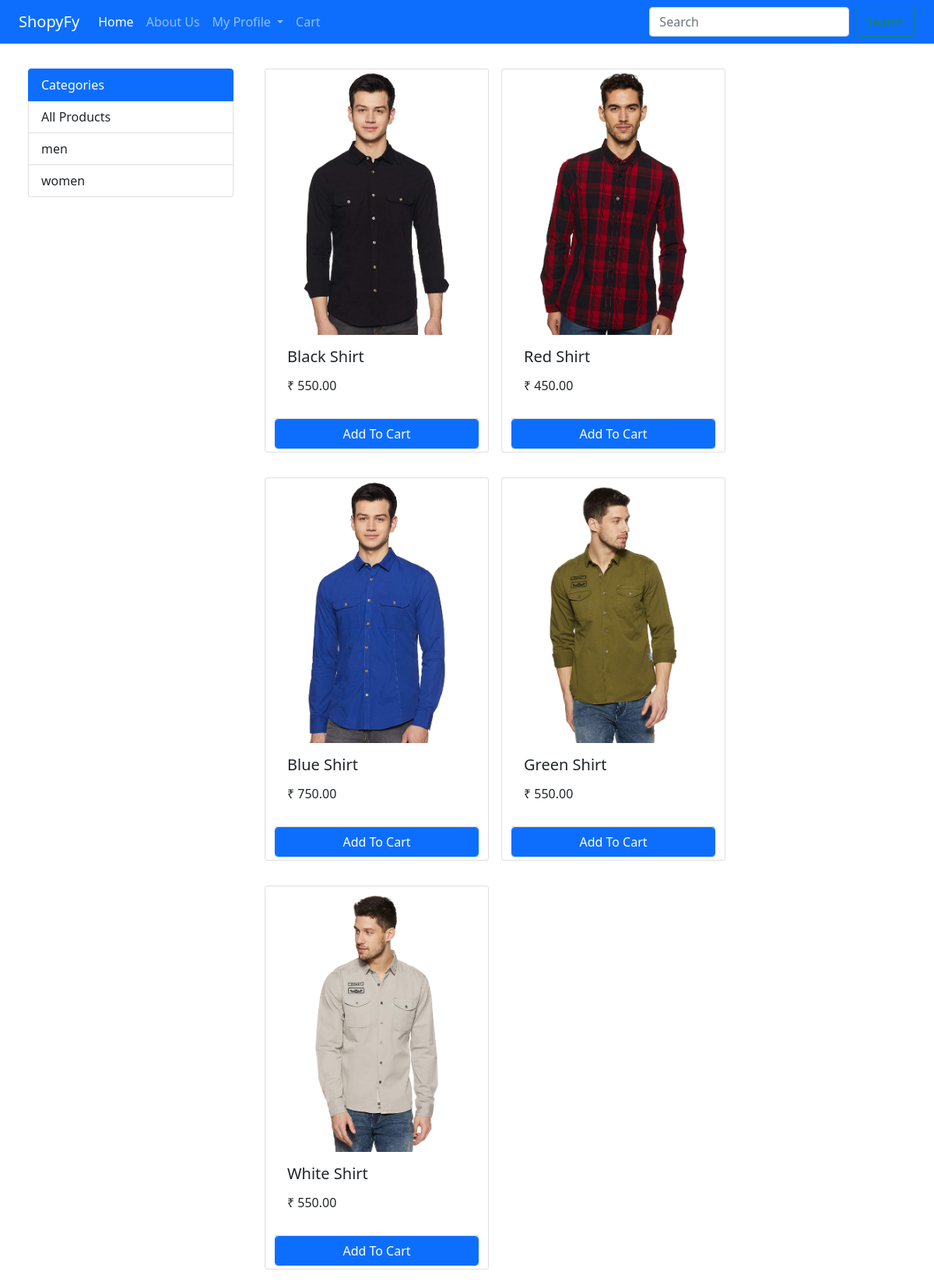
The app's page /Index_page/?category=1 (signed in) with its own data.
### EShop/models.py (models this page shows, shortened)
class Category(models.Model):
    name = models.CharField(max_length=20)
    @staticmethod
    def get_all_categories():
        return Category.objects.all()

class Product(models.Model):
    category = models.ForeignKey(Category, on_delete=models.CASCADE)
    ProductName = models.CharField(max_length=50)
    ProductPrice = models.DecimalField(max_digits=7, decimal_places=2)
    ProductQuantity = models.CharField(max_length=50)
    ProductDescription = models.TextField(max_length=250)
    ProductImage = models.ImageField(upload_to="Upload/Products", height_field=None, width_field=None, max_length=None)
    class Meta:
        db_table = "product"
    @staticmethod
    def get_all_products_by_categoryid(category_id):
        if category_id:
            return Product.objects.filter(category = category_id)
        else:
            return Product.get_all_products()

### EShop/views.py (the view, shortened to what this page needs)
# urls.py: path('Index_page/',Index.as_view(),name='Index_page'),
class Index(View):
    def get(self,request):
        cart = request.session.get('cart')
        if not cart:
            request.session['cart'] = {}
        products = None
        categories = Category.get_all_categories()
        categoryID = request.GET.get('category')
        if categoryID:
            products = Product.get_all_products_by_categoryid(categoryID)
        else:
            products = Product.get_all_products()
        data = {}
        data['products'] = products
        data['categories'] = categories
        if 'email' in request.session:
            return render(request, 'index.html',data)
        else:
            return redirect(Signin_page)

### EShop/templatetags/cart.py (called while the page is built)
@register.filter(name='is_in_cart')
def is_in_cart(product, cart):
    keys = cart.keys()
    for id in keys:
        if int(id)==product.id:
            return True
    return False

### EShop/templates/index.html (shortened to what this page needs)
{% load static %}
{% load cart %}
<!DOCTYPE html>
<html lang="en">
<head>
    <link href="https://cdn.jsdelivr.net/npm/bootstrap@5.3.0-alpha1/dist/css/bootstrap.min.css" rel="stylesheet">
    <link href="https://cdn.jsdelivr.net/npm/bootstrap@5.0.2/dist/css/bootstrap.min.css" rel="stylesheet">
</head>
<body>
    <nav class="navbar navbar-expand-lg navbar-dark bg-primary">
        <div class="container-fluid">
          <a class="navbar-brand" href="#">ShopyFy</a>
          <div class="collapse navbar-collapse" id="navbarSupportedContent">
            <ul class="navbar-nav me-auto mb-2 mb-lg-0">
              <li class="nav-item">
                <a class="nav-link active" aria-current="page" href="{% url 'Index_page' %}">Home</a>
              </li>
              <li class="nav-item">
                <a class="nav-link" href="#">About Us</a>
              </li>
              <li class="nav-item dropdown">
                <a class="nav-link dropdown-toggle" href="profile.html" id="navbarDropdown" role="button" data-bs-toggle="dropdown" aria-expanded="false">
                  My Profile
                </a>
              </li>
              <li class="nav-item">
                <a class="nav-link" href="#">Cart</a>
              </li>
            </ul>
            <form class="d-flex">
              <input class="form-control me-2" type="search" placeholder="Search" aria-label="Search">
              <button class="btn btn-outline-success" type="submit">Search</button>
            </form>
          </div>
        </div>
    </nav>
    <div class="container-fluid mt-3">
      <div class="row mx-auto">
        <div id="categories" class="col-lg-3">
          <div class="list-group mt-3">
            <a href="#" class="list-group-item list-group-item-action active">Categories</a>
            <a href="{% url 'Index_page' %}" class="list-group-item list-group-item-action">All Products</a>
            {% for category in categories %}
            <a href="?category={{category.id}}" class="list-group-item list-group-item-action">{{category.name}}</a>
            {% endfor %}
          </div>
        </div>
        <div id="products" class="col-lg-9 ">
            <div class="row mx-auto ">
              {% for product in products %}
              <div class="card ms-3 mb-3 mt-3 " id="{{product.id}}" style="width: 18rem;">
                <img src="{{product.ProductImage.url}}" class="card-img-top" alt="...">
                <div class="card-body">
                  <h5 class="card-title">{{product.ProductName}}</h5>
                  <p class="card-text"><h6>₹ {{product.ProductPrice}}</h6></p>
                </div>
                <div class="card-footer p-0 no-gutters mb-1">
                  {% if product|is_in_cart:request.session.cart %}
                  <div class="row no-gutters">
                    <form action="{% url 'Index_page' %}#{{product.id}}" method="post" class="col-2">
                      {% csrf_token %}
                      <input type="text" name="product" value="{{product.id}}" class="d-none">
                      <input type="text" name="remove" value="True" class="d-none">
                      <input type="submit" value=" - " class="btn btn-block btn-primary">
                    </form>
                    <div class="text-center col"><b>{{ product|cart_quantity:request.session.cart }}</b> in cart</div>
                    <form action="{% url 'Index_page' %}#{{product.id}}" method="post" class="col-3">
                      {% csrf_token %}
                      <input type="text" name="product" value="{{product.id}}" class="d-none">
                      <input type="submit" value=" + " class="btn btn-block btn-primary">
                    </form>
                  </div>
                  {% else %}
                  <form action="{% url 'Index_page' %}#{{product.id}}" method="post" class="">
                    <input type="submit" class="btn btn-primary  form-control" value="Add To Cart">
                  </form>
                  {% endif %}
                </div>
              </div>
              {% endfor %}
            </div>
        </div>
      </div>
    </div>
    </body>
</html>

### records on screen
Category: name "men"
Category: name "women"
Product: {{ product.id }} 1 (drawn), ProductImage (picture), ProductName "Black Shirt", ProductPrice "550.00"
Product: ProductImage (picture), ProductName "Red Shirt", ProductPrice "450.00"
Product: ProductImage (picture), ProductName "Blue Shirt", ProductPrice "750.00"
Product: ProductImage (picture), ProductName "Green Shirt", ProductPrice "550.00"
Product: ProductImage (picture), ProductName "White Shirt", ProductPrice "550.00"
